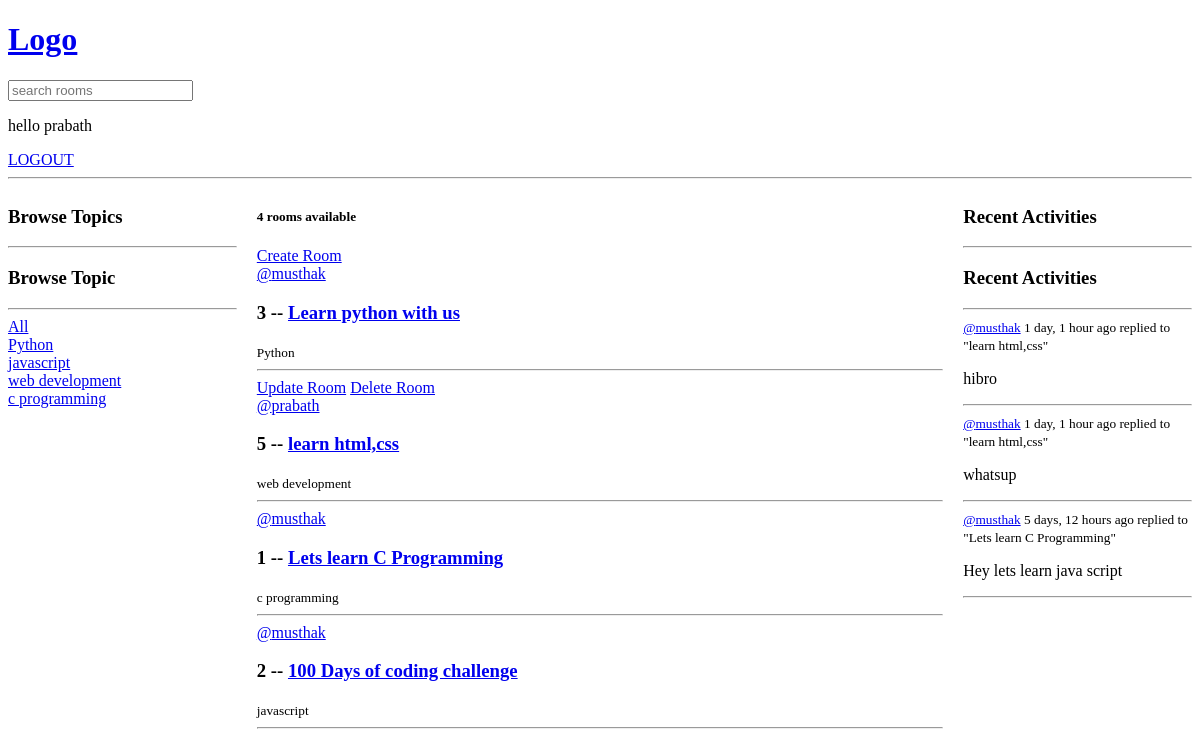
The page / (signed in) on the database as committed earlier.
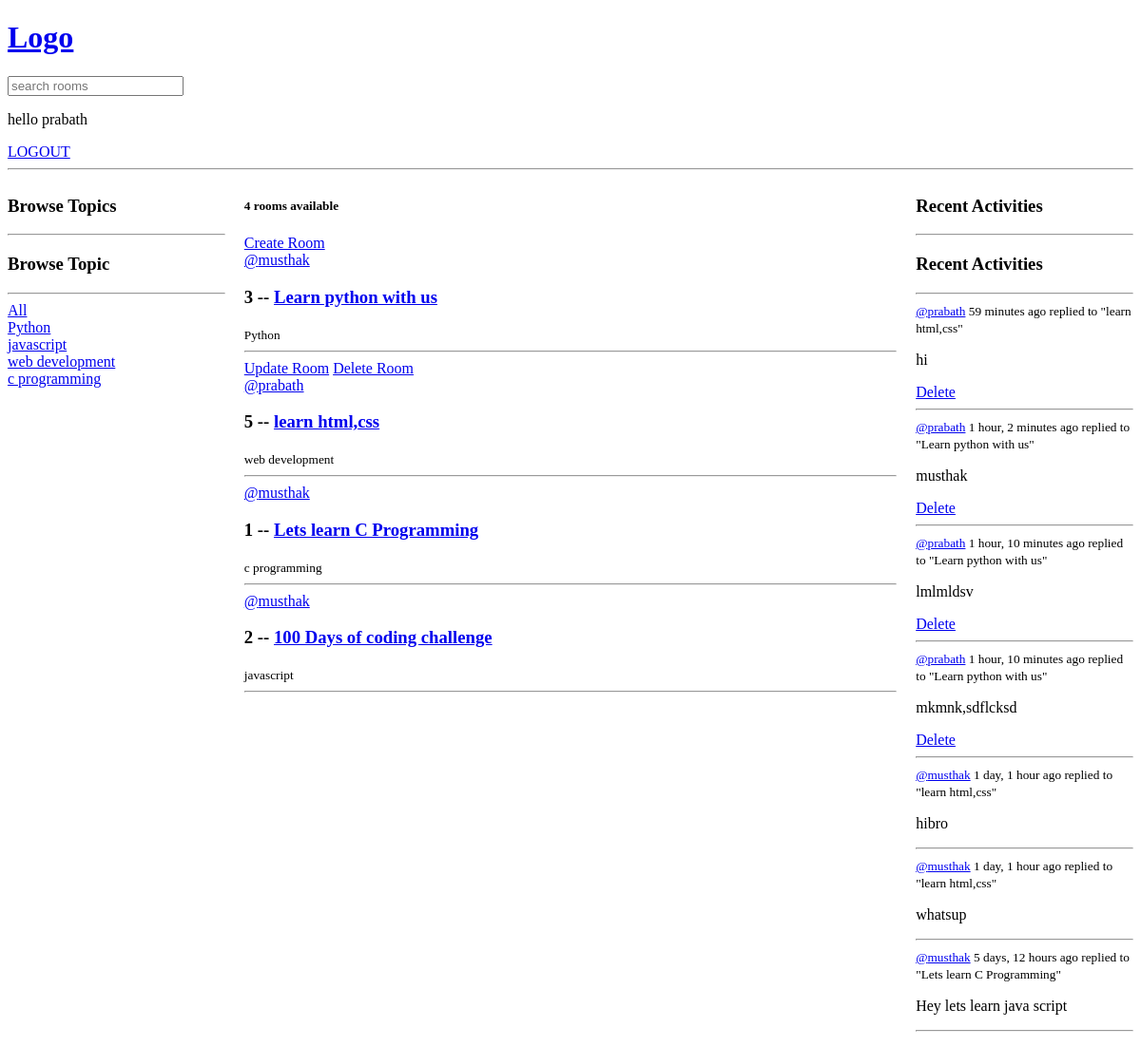
The same page on the database as committed later.
### base/models.py (models this page shows, shortened)
class Topic(models.Model):
    name = models.CharField(max_length=200)

class Room(models.Model):
    host = models.ForeignKey(User, on_delete=models.SET_NULL,null=True)
    topic = models.ForeignKey(Topic, on_delete=models.SET_NULL,null=True)
    name = models.CharField(max_length=200)
    description = models.TextField(null=True, blank=True)
    updated = models.DateTimeField(auto_now=True)
    created = models.DateTimeField(auto_now_add=True)
    participants= models.ManyToManyField(User , related_name='participants',blank='True')
    class Meta:
        ordering = ['-updated','-created']

class Message(models.Model):
    user = models.ForeignKey(User, on_delete=models.CASCADE)
    room = models.ForeignKey(Room, on_delete=models.CASCADE)
    body = models.TextField()
    updated = models.DateTimeField(auto_now=True)
    created = models.DateTimeField(auto_now_add=True)
    class Meta:
        ordering = ['-updated','-created']

### base/views.py (the view)
# urls.py: path('', views.home,name="home"),  # Empty path for root URL, calls home function
def home(request):
    q = request.GET.get('q') if request.GET.get('q') is not None else ''
    topics = Topic.objects.all()
    if q:
        rooms = Room.objects.filter(
            Q(topic__name__icontains=q) |
            Q(name__icontains=q) |
            Q(description__icontains=q)
        )
    else:
        rooms = Room.objects.all()
    room_count = rooms.count()
    room_messages=Message.objects.filter(Q(room__topic__name__icontains=q))
    context = {'rooms': rooms, 'topics': topics, 'room_count': room_count,'room_messages' :room_messages}
    return render(request, "home.html", context)

### templates/home.html (shortened to what this page needs)
{% extends "main.html" %}
{% block content %}
<div class="home-container">
  <div>
    <h3>Browse Topics</h3>
    <hr>
    {% include 'base/topic_component.html' %}
  </div>
  <div>
    <h5>{{ room_count }} rooms available</h5>
    <a href="{% url 'create-room' %}" class="room-actions">Create Room</a>
    <div>
      {% include 'base/feed_component.html' %}
    </div>
  </div>
  <div>
    <h3>Recent Activities</h3>
    <hr>
    {% include 'activity_component.html' %}
  </div>
</div>
{% endblock content %}

### base/templates/base/topic_component.html
<div>
    <h3>Browse Topic</h3>
    <hr>
    <div>
      <a href="{% url 'home' %}">All</a>
    </div>
    {% for topic in topics %}
    <div>
      <a href="{% url 'home' %}?q={{ topic.name }}">{{ topic.name }}</a>
    </div>
    {% endfor %}
  </div>

### base/templates/base/feed_component.html
{% for room in rooms %}
    <div class="room-item">
      {% if request.user == room.host %}
      <div class="room-actions">
        <a href="{% url 'update-room' room.id %}">Update Room</a>
        <a href="{% url 'delete-room' room.id %}">Delete Room</a>
      </div>
      {% endif %}
      <a href="{% url 'user-profile' room.host.id %}">@{{ room.host.username }}</a>
      <h3>{{ room.id }} -- <a href="{% url 'room' room.id %}">{{ room.name }}</a></h3>
      <small>{{ room.topic.name }}</small>
      <hr>
    </div>
    {% endfor %}

### base/templates/activity_component.html
<div>
  <h3>Recent Activities</h3>
  <hr>
  {% for message in room_messages %}
  <div>
    <small>
      <a href="{% url 'user-profile' message.user.id %}">@{{ message.user }}</a>
      {{ message.created|timesince }} ago
    </small>
    <small>replied to "{{ message.room.name }}"</small>
    <p>{{ message.body }}</p>
    {% if request.user == message.user %}
    <a href="{% url 'delete-message' message.id %}">Delete</a>
    {% endif %}
    <hr>
  </div>
  {% empty %}
  <p>No recent activities.</p>
  {% endfor %}
</div>

Rows that differ between the two databases and show on the page:
added Message: user "prabath", created "59 minutes", room.name "learn html,css", body "hi", shows "Delete"
added Message: user "prabath", created "1 hour, 2 minutes", room.name "Learn python with us", body "musthak", shows "Delete"
added Message: user "prabath", created "1 hour, 10 minutes", room.name "Learn python with us", body "lmlmldsv", shows "Delete"
added Message: user "prabath", created "1 hour, 10 minutes", room.name "Learn python with us", body "mkmnk,sdflcksd", shows "Delete"
